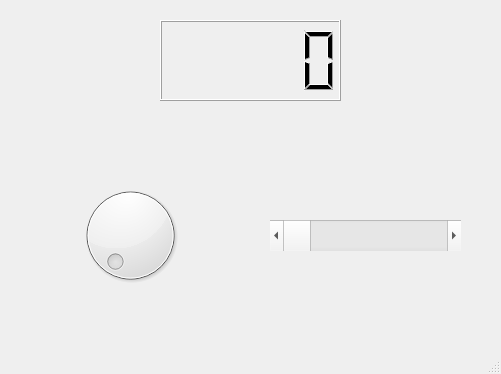
<?xml version="1.0" encoding="UTF-8"?>
<ui version="4.0">
 <class>MainWindow</class>
 <widget class="QMainWindow" name="MainWindow">
  <property name="geometry">
   <rect>
    <x>0</x>
    <y>0</y>
    <width>501</width>
    <height>374</height>
   </rect>
  </property>
  <property name="windowTitle">
   <string>MainWindow</string>
  </property>
  <widget class="QWidget" name="centralwidget">
   <widget class="QLCDNumber" name="display">
    <property name="geometry">
     <rect>
      <x>160</x>
      <y>20</y>
      <width>181</width>
      <height>81</height>
     </rect>
    </property>
   </widget>
   <widget class="QDial" name="dial">
    <property name="geometry">
     <rect>
      <x>60</x>
      <y>180</y>
      <width>141</width>
      <height>111</height>
     </rect>
    </property>
   </widget>
   <widget class="QScrollBar" name="scroll">
    <property name="geometry">
     <rect>
      <x>270</x>
      <y>220</y>
      <width>191</width>
      <height>31</height>
     </rect>
    </property>
    <property name="orientation">
     <enum>Qt::Horizontal</enum>
    </property>
   </widget>
  </widget>
  <widget class="QMenuBar" name="menubar">
   <property name="geometry">
    <rect>
     <x>0</x>
     <y>0</y>
     <width>501</width>
     <height>21</height>
    </rect>
   </property>
  </widget>
  <widget class="QStatusBar" name="statusbar"/>
 </widget>
 <resources/>
 <connections/>
</ui>
